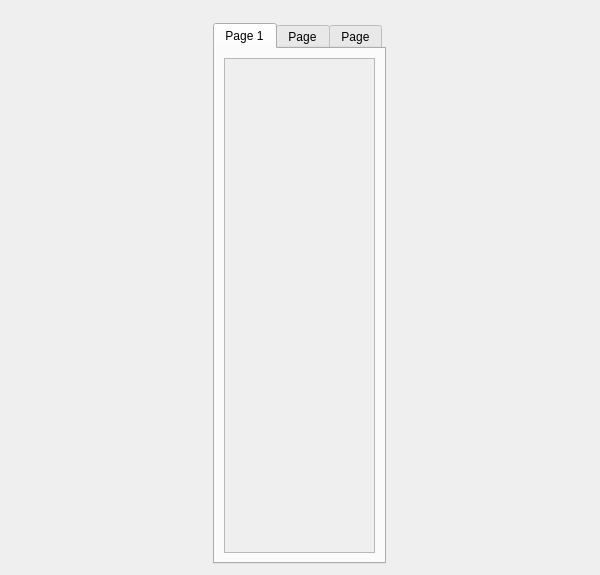
<?xml version="1.0" encoding="UTF-8"?>
<ui version="4.0">
 <class>Form</class>
 <widget class="QWidget" name="Form">
  <property name="geometry">
   <rect>
    <x>0</x>
    <y>0</y>
    <width>600</width>
    <height>575</height>
   </rect>
  </property>
  <property name="sizePolicy">
   <sizepolicy hsizetype="Minimum" vsizetype="Preferred">
    <horstretch>0</horstretch>
    <verstretch>0</verstretch>
   </sizepolicy>
  </property>
  <property name="windowTitle">
   <string>Form</string>
  </property>
  <layout class="QVBoxLayout" name="verticalLayout_2">
   <item>
    <layout class="QVBoxLayout" name="verticalLayout">
     <item alignment="Qt::AlignHCenter">
      <widget class="Control" name="Control">
       <property name="toolTip">
        <string/>
       </property>
       <property name="serverHost" stdset="0">
        <string>localhost</string>
       </property>
       <property name="serverPort" stdset="0">
        <number>9099</number>
       </property>
      </widget>
     </item>
     <item alignment="Qt::AlignHCenter">
      <widget class="SingleDisplay" name="SingleDisplay">
       <property name="toolTip">
        <string/>
       </property>
       <property name="variablePath" stdset="0">
        <string>dummyTree.AxiVersion.ScratchPad</string>
       </property>
      </widget>
     </item>
     <item alignment="Qt::AlignHCenter">
      <widget class="PyDMTabWidget" name="PyDMTabWidget_2">
       <property name="maximumSize">
        <size>
         <width>574</width>
         <height>16777215</height>
        </size>
       </property>
       <property name="toolTip">
        <string/>
       </property>
       <property name="whatsThis">
        <string/>
       </property>
       <property name="tabPosition">
        <enum>QTabWidget::North</enum>
       </property>
       <property name="currentIndex">
        <number>0</number>
       </property>
       <property name="alarmChannels">
        <stringlist>
         <string></string>
         <string></string>
         <string></string>
        </stringlist>
       </property>
       <widget class="QWidget" name="tab_2">
        <attribute name="title">
         <string>Page 1</string>
        </attribute>
        <layout class="QVBoxLayout" name="verticalLayout_4">
         <item>
          <widget class="QScrollArea" name="scrollArea">
           <property name="sizePolicy">
            <sizepolicy hsizetype="Minimum" vsizetype="Expanding">
             <horstretch>0</horstretch>
             <verstretch>0</verstretch>
            </sizepolicy>
           </property>
           <property name="widgetResizable">
            <bool>true</bool>
           </property>
           <widget class="QWidget" name="scrollAreaWidgetContents">
            <property name="geometry">
             <rect>
              <x>0</x>
              <y>0</y>
              <width>526</width>
              <height>352</height>
             </rect>
            </property>
            <property name="sizePolicy">
             <sizepolicy hsizetype="Preferred" vsizetype="Minimum">
              <horstretch>0</horstretch>
              <verstretch>0</verstretch>
             </sizepolicy>
            </property>
            <layout class="QVBoxLayout" name="verticalLayout_5">
             <item>
              <layout class="QVBoxLayout" name="verticalLayout_3">
               <item>
                <widget class="SingleDisplay" name="SingleDisplay_2">
                 <property name="toolTip">
                  <string/>
                 </property>
                </widget>
               </item>
               <item>
                <widget class="SingleDisplay" name="SingleDisplay_3">
                 <property name="toolTip">
                  <string/>
                 </property>
                </widget>
               </item>
               <item>
                <widget class="SingleDisplay" name="SingleDisplay_4">
                 <property name="toolTip">
                  <string/>
                 </property>
                </widget>
               </item>
              </layout>
             </item>
            </layout>
           </widget>
          </widget>
         </item>
        </layout>
       </widget>
       <widget class="QWidget" name="tab">
        <attribute name="title">
         <string>Page</string>
        </attribute>
       </widget>
       <widget class="QWidget" name="tab_3">
        <attribute name="title">
         <string>Page</string>
        </attribute>
       </widget>
      </widget>
     </item>
    </layout>
   </item>
  </layout>
 </widget>
 <customwidgets>
  <customwidget>
   <class>PyDMTabWidget</class>
   <extends>QTabWidget</extends>
   <header>pydm.widgets.tab_bar</header>
  </customwidget>
  <customwidget>
   <class>SingleDisplay</class>
   <extends>QWidget</extends>
   <header>customwidgets.displays.rogue_widgets</header>
  </customwidget>
  <customwidget>
   <class>Control</class>
   <extends>QWidget</extends>
   <header>customwidgets.displays.rogue_widgets</header>
   <container>1</container>
  </customwidget>
 </customwidgets>
 <resources/>
 <connections/>
</ui>
